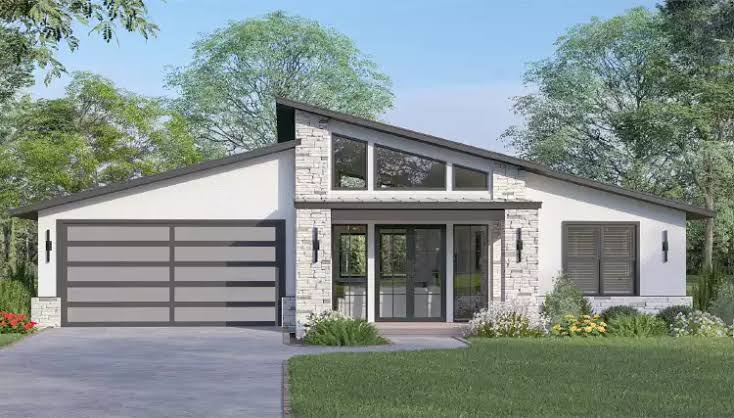
#> input picture Lab-1 28-7-26/images.jpg, 734 x 418 px, found by its file name
$ jupyter execute --allow-errors 'IP Lab-3 18-8-26.ipynb'
#> lines starting #> are read from the running program, lines starting #| are printed output that depends on the picture; after the words box and inside, x2 and y2 are one past the last pixel; in counts of white or black regions, pixels touching at a corner belong together
First read a grayscale image, and also make a simple binary (black/white only) version of it ourselves using a threshold, so we have both types of images to test on.

[cell 1]
import cv2
import numpy as np
import matplotlib.pyplot as plt

img_gray = cv2.imread("/content/images.jpg", cv2.IMREAD_GRAYSCALE)
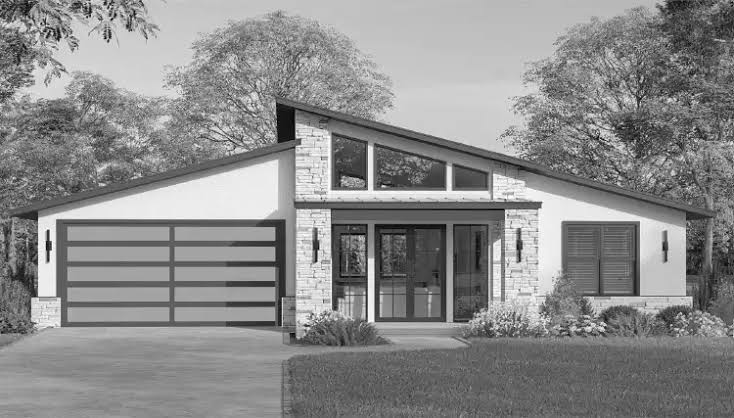
#> img_gray: shape (418, 734); min 0, max 255, mean 138.5

if img_gray is None:
    raise FileNotFoundError("Img not found.")

plt.imshow(img_gray, cmap='gray')
plt.axis('off')
plt.title("Original grayscale image")
plt.show()

Now make a binary image out of the grayscale one. A binary image only has two values, 0 (black) and 255 (white).

Simple way: pick a threshold (say 127). If the pixel is greater than 127, make it 255 (white), otherwise make it 0 (black).

[cell 2]
height, width = img_gray.shape
#> height = 418; width = 734
img_binary = np.zeros((height, width), dtype=np.uint8)
threshold = 127

for i in range(height):
    for j in range(width):
        if img_gray[i][j] > threshold:
            img_binary[i][j] = 255
        else:
            img_binary[i][j] = 0
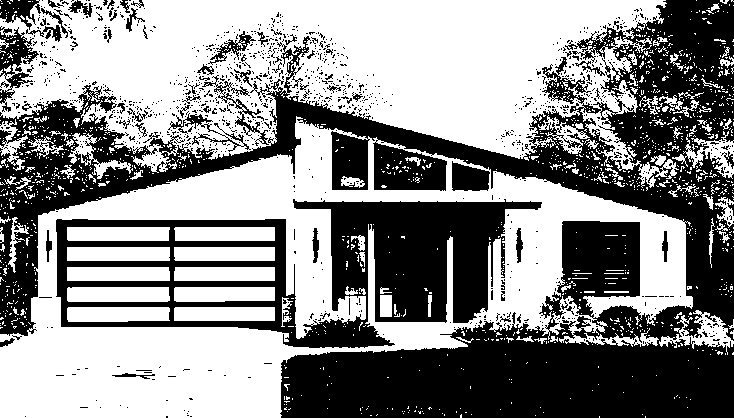
#> img_binary: shape (418, 734); 55% white; 1206 black regions (1140 under 20 px), largest, box (x1, y1, x2, y2) and area: (0, 0, 734, 418) 97496, (56, 199, 542, 348) 29754, (0, 26, 39, 112) 1291

plt.imshow(img_binary, cmap='gray')
plt.axis('off')
plt.title("Binary image (made from the grayscale one)")
plt.show()

## Q1. Draw a border around the image (padding)

Idea:
1. Ask the user how many pixels wide the border should be, and what color the border should be.
2. Make a brand new, bigger, empty image. Its height and width are each increased by `2 * border_width` (border on all 4 sides).
3. Fill this whole new image with the border color first.
4. Then copy the original image's pixels into the middle of this new image (leaving the border untouched around it).

Do this for the grayscale image first.

[cell 3]
border_width = int(input("Enter border width in pixels: "))
#> the answer given: 100
border_color = int(input("Enter border color (a number from 0 to 255, 0 = black, 255 = white): "))
#> the answer given: 3

height, width = img_gray.shape

new_height = height + (2 * border_width)
#> new_height = 618
new_width = width + (2 * border_width)
#> new_width = 934

img_gray_bordered = np.zeros((new_height, new_width), dtype=np.uint8)

for i in range(new_height):
    for j in range(new_width):
        img_gray_bordered[i][j] = border_color
#> img_gray_bordered: shape (618, 934); every value is 3

for i in range(height):
    for j in range(width):
        img_gray_bordered[i + border_width][j + border_width] = img_gray[i][j]
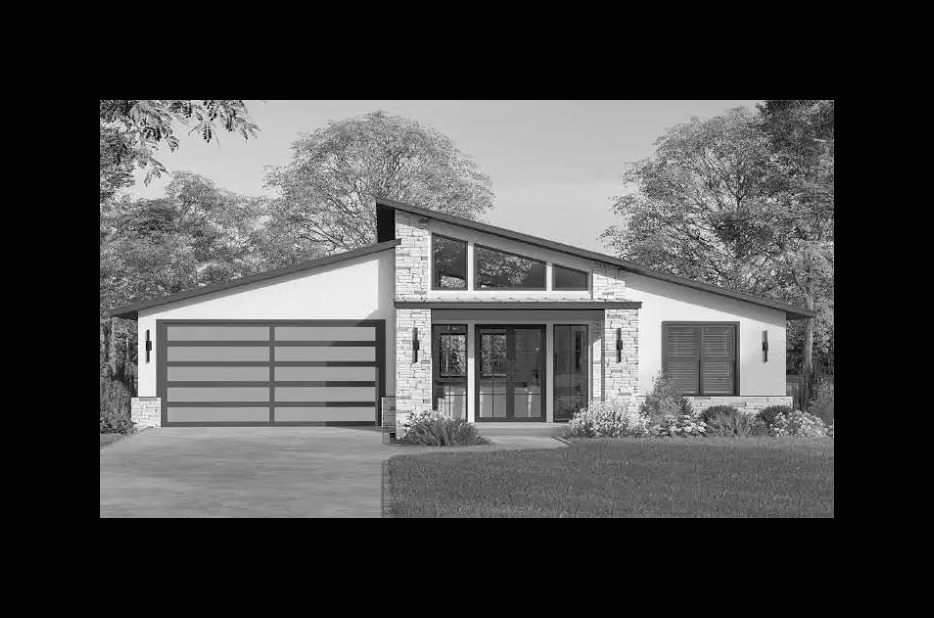
#> img_gray_bordered: shape (618, 934); min 0, max 255, mean 75

plt.imshow(img_gray_bordered, cmap='gray')
plt.axis('off')
plt.title("Grayscale image with border")
plt.show()

Now the same thing, but for the binary image. Since a binary image only understands 0 and 255, check that the user's chosen color is actually one of those two values.

[cell 4]
border_width_bin = int(input("Enter border width in pixels: "))
#> the answer given: 100
border_color_bin = int(input("Enter border color (0 for black or 255 for white): "))
#> the answer given: 3

if border_color_bin != 0 and border_color_bin != 255:
    print("Warning: a binary image only has 0 or 255 as valid colors. Using 0 instead.")
    border_color_bin = 0

height, width = img_binary.shape

new_height = height + (2 * border_width_bin)
new_width = width + (2 * border_width_bin)

img_binary_bordered = np.zeros((new_height, new_width), dtype=np.uint8)

for i in range(new_height):
    for j in range(new_width):
        img_binary_bordered[i][j] = border_color_bin
#> img_binary_bordered: shape (618, 934); every value is 0

for i in range(height):
    for j in range(width):
        img_binary_bordered[i + border_width_bin][j + border_width_bin] = img_binary[i][j]
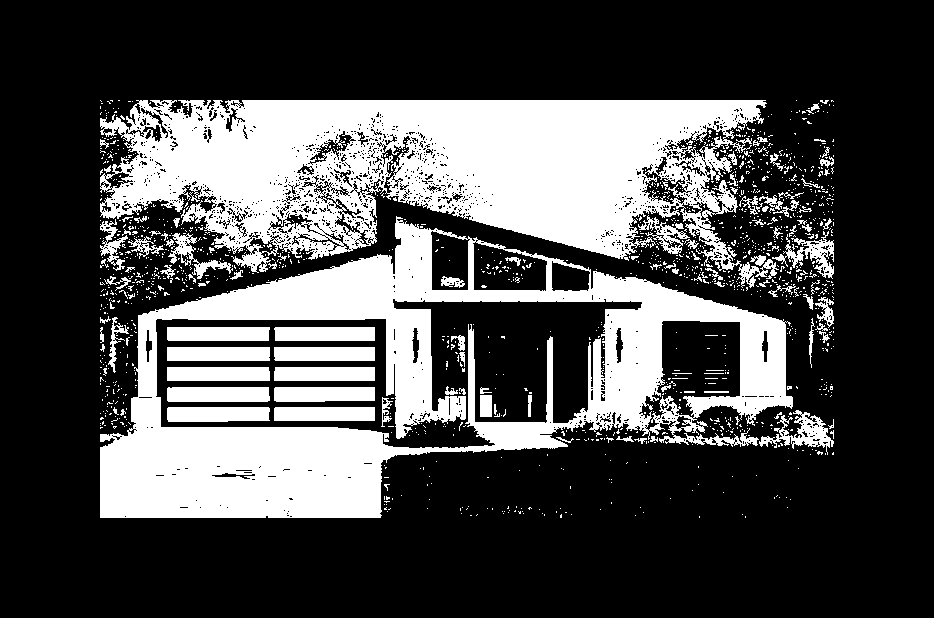
#> img_binary_bordered: shape (618, 934); 29.2% white; 1416 white regions (1304 under 20 px), largest, box (x1, y1, x2, y2) and area: (100, 100, 779, 288) 71968, (100, 216, 793, 518) 69220, (167, 387, 270, 402) 1530

plt.imshow(img_binary_bordered, cmap='gray')
plt.axis('off')
plt.title("Binary image with border")
plt.show()

## Q2. Image Complement

Complement just means "invert" the image, so dark becomes light and light becomes dark.

For a grayscale image (values 0 to 255), complement of a pixel = `255 - pixel_value`.

For example: a pixel that was 0 (black) becomes 255 (white), and a pixel that was 200 becomes 55.

[cell 5]
height, width = img_gray.shape

img_gray_complement = np.zeros((height, width), dtype=np.uint8)

for i in range(height):
    for j in range(width):
        img_gray_complement[i][j] = 255 - img_gray[i][j]
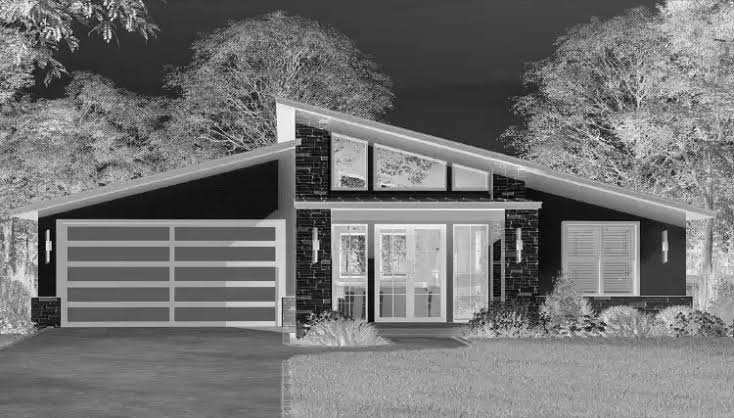
#> img_gray_complement: shape (418, 734); min 0, max 255, mean 116.5

plt.imshow(img_gray_complement, cmap='gray')
plt.axis('off')
plt.title("Grayscale complement")
plt.show()

Now do complement for the binary image. Since a binary image only has 0 and 255, complement just means swapping them: 0 becomes 255, and 255 becomes 0.

[cell 6]
height, width = img_binary.shape

img_binary_complement = np.zeros((height, width), dtype=np.uint8)

for i in range(height):
    for j in range(width):
        if img_binary[i][j] == 0:
            img_binary_complement[i][j] = 255
        else:
            img_binary_complement[i][j] = 0

plt.imshow(img_binary_complement, cmap='gray')
plt.axis('off')
plt.title("Binary complement")
plt.show()

## Comparing before and after just to see everything together

[cell 7]
plt.figure(figsize=(10, 8))

plt.subplot(2, 2, 1)
plt.imshow(img_gray, cmap='gray')
plt.axis('off')
plt.title("Original grayscale")

plt.subplot(2, 2, 2)
plt.imshow(img_gray_bordered, cmap='gray')
plt.axis('off')
plt.title("Grayscale with border")

plt.subplot(2, 2, 3)
plt.imshow(img_binary, cmap='gray')
plt.axis('off')
plt.title("Original binary")

plt.subplot(2, 2, 4)
plt.imshow(img_binary_bordered, cmap='gray')
plt.axis('off')
plt.title("Binary with border")

plt.show()
